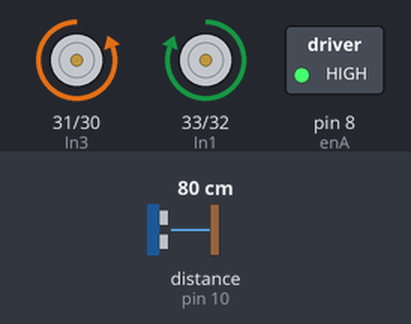
The sketch below on a simulated Arduino Mega 2560, built with avr-gcc and run on an emulated ATmega2560. Parts: motor-driver pin pairs drawn as motors (green arrow = first pin HIGH = forward, orange = second pin HIGH = backward, longer = more drive), switched loads named in the sketch (green lamp = pin HIGH). The inputs (shaded band) are chosen by the test bench; at power-on: distance to the obstacle (sensor on pin 10) 80 cm. Pins used as bus, display or sensor lines are not drawn.

Above: at 1.8 s.
1.9 s: distance to the obstacle (sensor on pin 10) set to 54 cm
3.4 s: distance to the obstacle (sensor on pin 10) set to 46 cm
At 6.2 s:
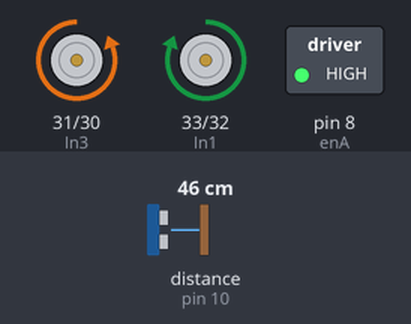
9.0 s: distance to the obstacle (sensor on pin 10) set to 2 cm
At 11.3 s:
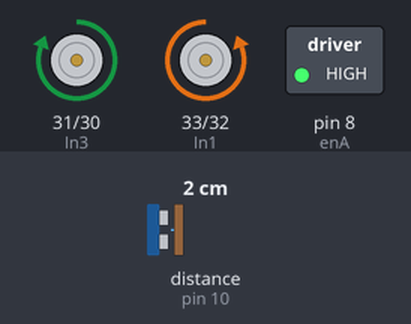
Timing chart, 0 to 14.0 s (numbered marks = the images above; inputs shaded):
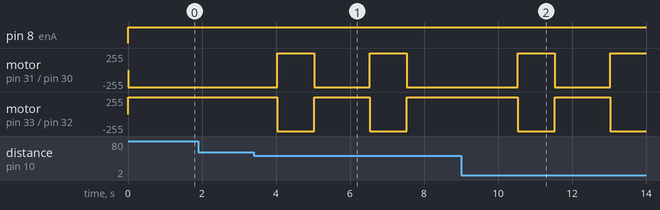

The sketch:

motors.ino
```cpp
#include <Ultrasonic.h>

Ultrasonic ultrasonic(9, 10); // "Create an Ultrasonic object."
int distance_threshold = 50;

int In1 = 33; // set L298n PIN
int In2 = 32;
int In3 = 31;
int In4 = 30;
// Enable pins
int enA = 8;
int enB = 9;

bool box_detected = false;
void setup()
{
  Serial.begin(9600);
  pinMode(In1, OUTPUT); // Arduino control a car using output voltage
  pinMode(In2, OUTPUT);
  pinMode(In3, OUTPUT);
  pinMode(In4, OUTPUT);

  // Enable control
  pinMode(enA, OUTPUT);
  pinMode(enB, OUTPUT);
}
void loop()
{
  box_detected = detect_box();
  if (box_detected == true)
  {
    if (check_color(0))
    {
      if (measure_distance() <= distance_threshold)
      {
        stop_motors();
        pick();
      }
      else
      {
        go_forward();
      }
    }
    else
    {
      go_forward(); // Going forward and turning
      delay(1000);
      turn_right();
      delay(1000);

    }
  }
  else
  {
    go_forward(); // Going forward and turning
    delay(1000);
    if (should_stop()){
      go_backward();
      delay(1000);
      turn_right();
      delay(500);
      go_forward();
      delay(1000);
    }
  }
  if (should_stop()){
    go_backward();
    delay(1000);
    turn_right();
    delay(1000);
    go_forward();
    delay(1000);
  }
}
void stop_motors()
{ // stop motor
  analogWrite(enA, 0);
  analogWrite(enB, 0);
  digitalWrite(In1, LOW);
  digitalWrite(In2, LOW);
  digitalWrite(In3, LOW);
  digitalWrite(In4, LOW);
}
void forward_control(int left_speed, int right_speed)
{ // motor go front

  // Speed control
  analogWrite(enA, right_speed); // max speed
  analogWrite(enB, left_speed);  // max speed

  digitalWrite(In1, HIGH);
  digitalWrite(In2, LOW);
  digitalWrite(In3, LOW);
  digitalWrite(In4, HIGH);
}
void backward_control(int left_speed, int right_speed)
{                                // motor go back
  analogWrite(enA, right_speed); // max speed
  analogWrite(enB, left_speed);  // max speed
  digitalWrite(In1, LOW);
  digitalWrite(In2, HIGH);
  digitalWrite(In3, HIGH);
  digitalWrite(In4, LOW);
}
void turn_right()
{
  forward_control(0, 255); // Going forward and turning
}
void turn_left()
{
  forward_control(255, 0); // Going forward and turning
}
void go_forward(){
  forward_control(255, 255);
}
void go_backward(){
  backward_control(255, 255);
}

bool check_color(int color)
{
  if (color == 0 || color == 1)
  {
    return true;
  }
  else
  {
    return false;
  }
}

int measure_distance()
{
  // Mesaure the distance using ultrasonic sensor
  int distance = ultrasonic.read(); // Without parameters, it outputs in  return distance;
  return distance;
}

bool should_stop(){
  int distance = measure_distance();
  if (distance < distance_threshold){
    return true;
  }
  else{
    return false;
  }
}

void pick()
{
}

bool detect_box()
{
  return false;
}
```

Measured:
- the behaviour switches between 50 and 49 cm on distance to the obstacle (sensor on pin 10) (found by bisection; images 0 and 1)
- after the input at 1.9 s, every drawn part: stays the same
- after the input at 3.4 s, motor on pin 31 (In3) / pin 30 (In4): alternates forward 255/255 for 1.0 s and backward 255/255 for 1.5 s, starting after 0.63 s; motor on pin 33 (In1) / pin 32 (In2): alternates forward 255/255 for 1.5 s and backward 255/255 for 1.0 s, starting after 0.63 s
